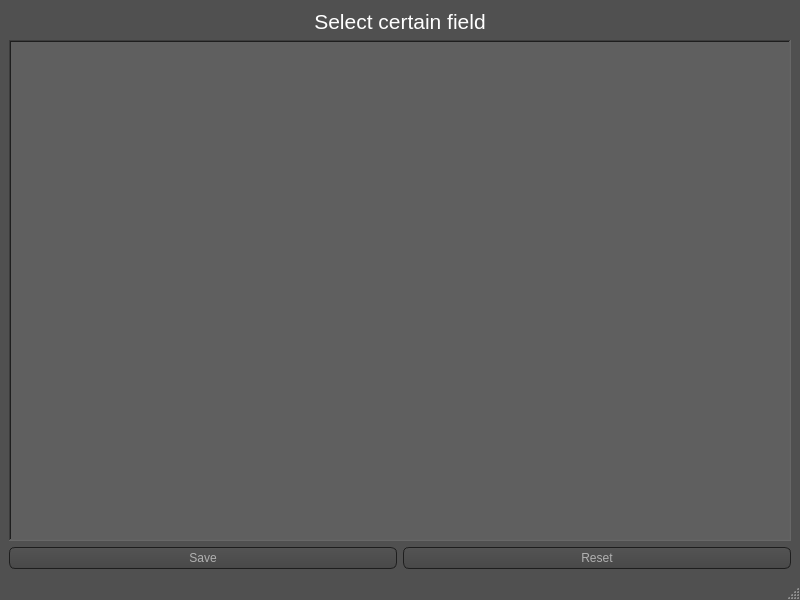
<?xml version="1.0" encoding="UTF-8"?>
<ui version="4.0">
 <class>MainWindow</class>
 <widget class="QMainWindow" name="MainWindow">
  <property name="geometry">
   <rect>
    <x>0</x>
    <y>0</y>
    <width>800</width>
    <height>600</height>
   </rect>
  </property>
  <property name="windowTitle">
   <string>Size off</string>
  </property>
  <property name="windowIcon">
   <iconset>
    <normaloff>Icons/find.svg</normaloff>Icons/find.svg</iconset>
  </property>
  <property name="styleSheet">
   <string notr="true">QToolTip
{
     border: 1px solid black;
     background-color: #ffa02f;
     padding: 1px;
     border-radius: 3px;
     opacity: 100;
}

QPushButton
{
    color: #b1b1b1;
    background-color: QLinearGradient( x1: 0, y1: 0, x2: 0, y2: 1, stop: 0 #565656, stop: 0.1 #525252, stop: 0.5 #4e4e4e, stop: 0.9 #4a4a4a, stop: 1 #464646);
    border-width: 1px;
    border-color: #1e1e1e;
    border-style: solid;
    border-radius: 6;
    padding: 3px;
    font-size: 12px;
    padding-left: 5px;
    padding-right: 5px;
}

QPushButton:pressed
{
    background-color: QLinearGradient( x1: 0, y1: 0, x2: 0, y2: 1, stop: 0 #2d2d2d, stop: 0.1 #2b2b2b, stop: 0.5 #292929, stop: 0.9 #282828, stop: 1 #252525);
}

QMainWindow{
	
	background-color: rgb(80, 80, 80);
}
QLabel{
	color: rgb(255, 255, 255);
}
</string>
  </property>
  <widget class="QWidget" name="centralwidget">
   <layout class="QVBoxLayout" name="verticalLayout" stretch="0,0,0">
    <item>
     <widget class="QLabel" name="positin_label">
      <property name="font">
       <font>
        <pointsize>16</pointsize>
       </font>
      </property>
      <property name="text">
       <string>Select certain field</string>
      </property>
      <property name="alignment">
       <set>Qt::AlignCenter</set>
      </property>
     </widget>
    </item>
    <item>
     <widget class="QScrollArea" name="scrollArea">
      <property name="styleSheet">
       <string notr="true">QScrollArea{
	background-color: rgb(90, 90, 90);
}</string>
      </property>
      <property name="frameShape">
       <enum>QFrame::WinPanel</enum>
      </property>
      <property name="frameShadow">
       <enum>QFrame::Sunken</enum>
      </property>
      <property name="lineWidth">
       <number>1</number>
      </property>
      <property name="midLineWidth">
       <number>0</number>
      </property>
      <property name="widgetResizable">
       <bool>true</bool>
      </property>
      <widget class="QWidget" name="scrollAreaWidgetContents">
       <property name="geometry">
        <rect>
         <x>0</x>
         <y>0</y>
         <width>778</width>
         <height>495</height>
        </rect>
       </property>
       <property name="autoFillBackground">
        <bool>false</bool>
       </property>
       <property name="styleSheet">
        <string notr="true">QWidget {
	
	background-color: rgb(95, 95, 95);
}</string>
       </property>
       <layout class="QVBoxLayout" name="verticalLayout_2">
        <item>
         <widget class="labelimage" name="labelimage">
          <property name="cursor">
           <cursorShape>CrossCursor</cursorShape>
          </property>
          <property name="mouseTracking">
           <bool>true</bool>
          </property>
          <property name="focusPolicy">
           <enum>Qt::NoFocus</enum>
          </property>
          <property name="contextMenuPolicy">
           <enum>Qt::DefaultContextMenu</enum>
          </property>
          <property name="autoFillBackground">
           <bool>false</bool>
          </property>
          <property name="text">
           <string/>
          </property>
          <property name="scaledContents">
           <bool>false</bool>
          </property>
          <property name="alignment">
           <set>Qt::AlignLeading|Qt::AlignLeft|Qt::AlignTop</set>
          </property>
          <property name="wordWrap">
           <bool>false</bool>
          </property>
         </widget>
        </item>
       </layout>
      </widget>
     </widget>
    </item>
    <item>
     <layout class="QHBoxLayout" name="horizontalLayout">
      <item>
       <widget class="QPushButton" name="SaveChangedPic">
        <property name="text">
         <string>Save</string>
        </property>
        <property name="icon">
         <iconset resource="../qt_for_main.qrc">
          <normaloff>:/main_icon/Icons/save.svg</normaloff>:/main_icon/Icons/save.svg</iconset>
        </property>
       </widget>
      </item>
      <item>
       <widget class="QPushButton" name="resetPicture">
        <property name="styleSheet">
         <string notr="true"/>
        </property>
        <property name="text">
         <string>Reset</string>
        </property>
        <property name="icon">
         <iconset resource="../qt_for_main.qrc">
          <normaloff>:/main_icon/Icons/arr_repeat.svg</normaloff>:/main_icon/Icons/arr_repeat.svg</iconset>
        </property>
       </widget>
      </item>
     </layout>
    </item>
   </layout>
  </widget>
  <widget class="QStatusBar" name="statusbar"/>
 </widget>
 <customwidgets>
  <customwidget>
   <class>labelimage</class>
   <extends>QLabel</extends>
   <header>labelimage.h</header>
  </customwidget>
 </customwidgets>
 <resources>
  <include location="../qt_for_main.qrc"/>
 </resources>
 <connections/>
</ui>
